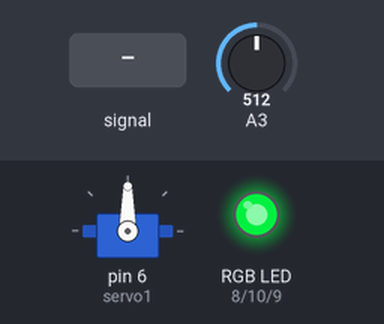
Recording of a sketch running on a simulated Arduino Uno, built with avr-gcc and run on an emulated ATmega328P. Shown: servo, an RGB LED mixed from three pins (HIGH = lit). Inputs (shaded band) come from the test bench; at power-on: A3 = 512.

Above: at 1.2 s.
1.3 s: A3 fed a 200 Hz sine of ±81 counts around its level
4.3 s: A3 set to 716
At 5.9 s:
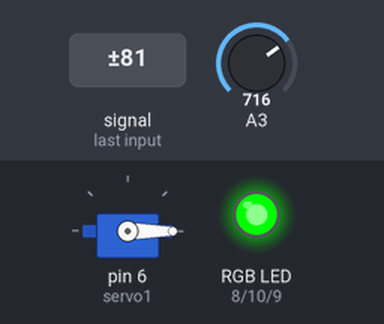
7.3 s: A3 set to 900
8.8 s: A3 set to 1023
11.8 s: A3 set to 701
14.8 s: A3 set to 673
At 15.9 s:
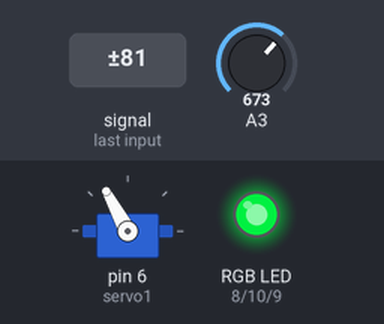
Timing chart, 0 to 65.3 s (numbered marks = the images above; inputs shaded):
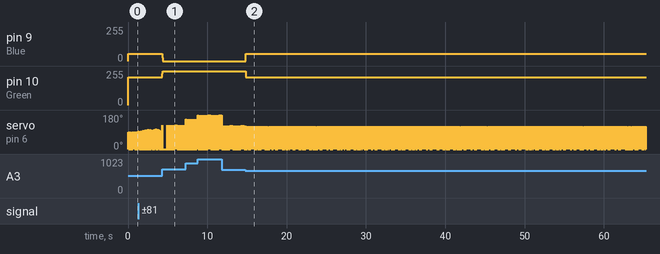

The sketch:

cool_kup1__3_.ino
```cpp
#include <Servo.h>
Servo servo1;
int Red=8;
int Blue=9;
int Green=10;
int pinpot=A0;
int val1;


void setup()
{
 servo1.attach(6);
 pinMode(Red, OUTPUT);
 pinMode(Blue, OUTPUT);
 pinMode(Green, OUTPUT);
 Serial.begin(9600);

}

void loop() {
servo1.write(0);
val1=analogRead(A3);
val1=map( val1, 0,1023,0,180);

if (val1<=60){
servo1.write(val1);
digitalWrite(Red, HIGH);
digitalWrite(Blue, LOW);
digitalWrite(Green, LOW);


  }


 else if (val1 <=120){
servo1.write(val1);
digitalWrite(Blue, HIGH);
digitalWrite(Red, LOW);
digitalWrite(Green, LOW);


  }
else (val1<=180);{
servo1.write(val1);
digitalWrite(Green, HIGH);
digitalWrite(Blue, LOW);
digitalWrite(Red, LOW);
}
}
```

Measured:
- the behaviour switches between 688 and 687 on A3 (found by bisection; images 1 and 2)
- after the input at 4.3 s, pin 9 (Blue): 56/255 → 0/255 at once; pin 10 (Green): 207/255 → 255/255 at once
- after the input at 14.8 s, pin 9 (Blue): 0/255 → 56/255 at once; pin 10 (Green): 255/255 → 207/255 at once; servo on pin 6 (servo1): alternates 118° for 0.02 s and 0° for 0.02 s, starting at once
- by itself, servo on pin 6 (servo1): alternates 123° for 0.02 s and 0° for 0.04 s
